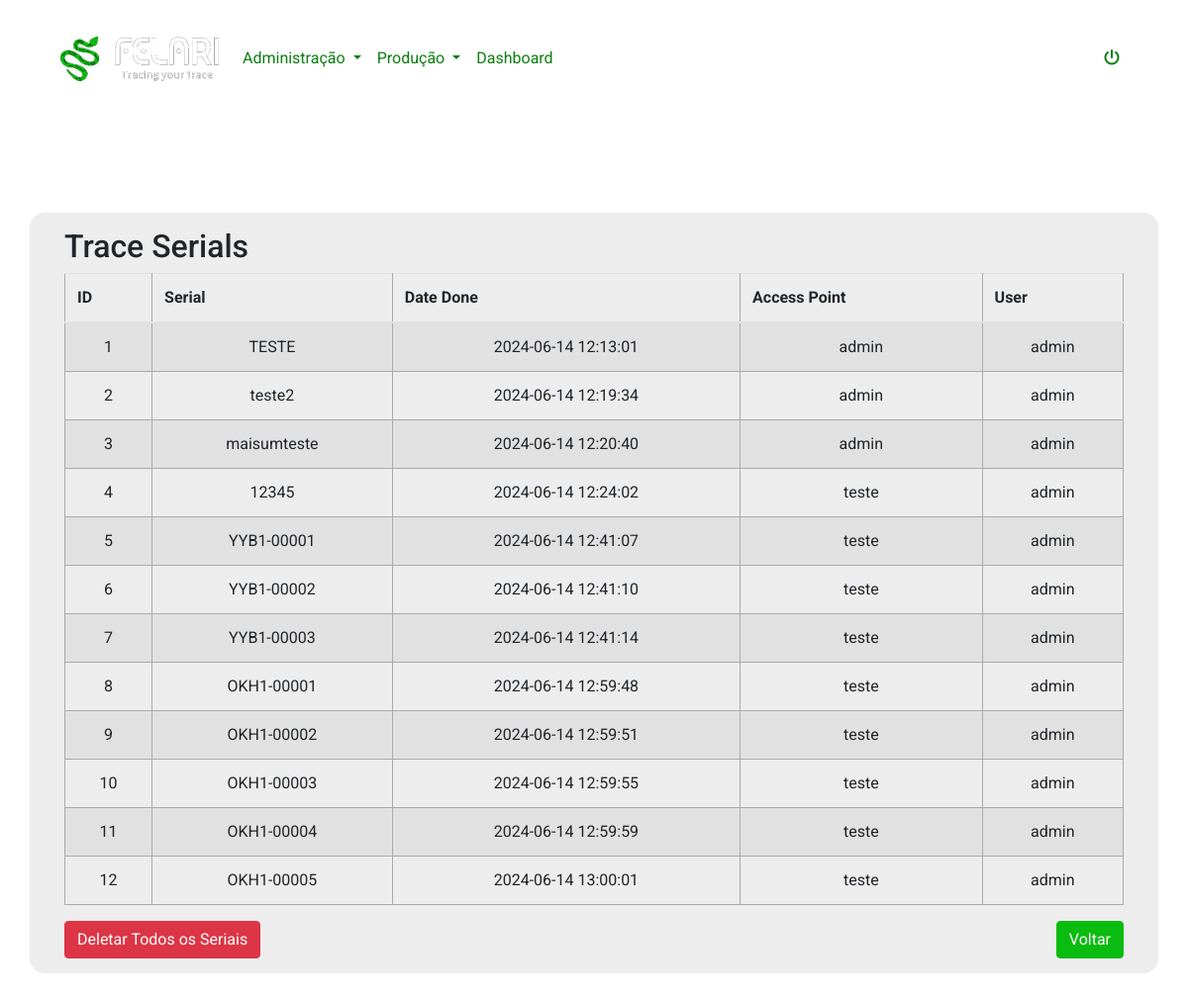
The app's page /trace_serials (signed in), older data.
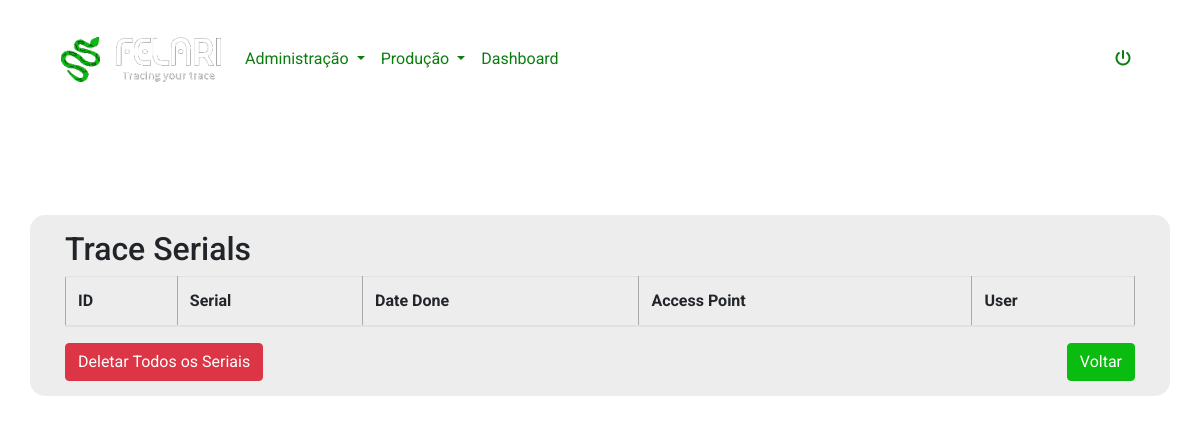
The same page, newer data.
### app.py (models this page shows, shortened)
class TraceSerial(db.Model):
    id = db.Column(db.Integer, primary_key=True)
    serial = db.Column(db.String(50), nullable=False)
    date_done = db.Column(db.DateTime, nullable=False, default=datetime.utcnow)
    access_point = db.Column(db.String(100), nullable=False)
    user = db.Column(db.String(150), nullable=False)
    ordem_id = db.Column(db.Integer, db.ForeignKey('ordem_producao.id'), nullable=False)  # Adicione esta linha
    ordem = db.relationship('OrdemProducao', backref=db.backref('trace_serials', lazy=True))

### app.py (the view)
@app.route('/trace_serials', methods=['GET'])
@login_required
def showTraceSerial():
    form = TaskForm()
    trace_serials = TraceSerial.query.all()
    return render_template('trace_serials.html', trace_serials=trace_serials, form=form)

### app.py (called while the page is built)
@login_manager.user_loader
def load_user(user_id):
    return User.query.get(int(user_id))

### templates/trace_serials.html (shortened to what this page needs)
{% extends 'base.html' %}
{% block body %}
<div class="container my-5 product">
  <div class="row">
    <div class="col-12 product-container">
      <h2>Trace Serials</h2>
      <div class="table-responsive">
        <table class="table table-striped">
            <thead>
                <tr>
                    <th>ID</th>
                    <th>Serial</th>
                    <th>Date Done</th>
                    <th>Access Point</th>
                    <th>User</th>
                </tr>
            </thead>
            <tbody>
                {% for trace in trace_serials %}
                <tr>
                    <td>{{ trace.id }}</td>
                    <td>{{ trace.serial }}</td>
                    <td>{{ trace.date_done.strftime('%Y-%m-%d %H:%M:%S') }}</td>
                    <td>{{ trace.access_point }}</td>
                    <td>{{ trace.user }}</td>
                </tr>
                {% endfor %}
            </tbody>
        </table>
      </div>
      <div class="d-flex align-items-center justify-content-between w-100">
        <form method="POST" action="{{ url_for('delete_all_trace_serials') }}">
          <button type="submit" class="btn btn-danger">Deletar Todos os Seriais</button>
        </form>
        <a class="btn btn-primary" href="{{ url_for('index') }}">Voltar</a>
      </div>
    </div>
  </div>
</div>
{% endblock %}

### templates/base.html (shortened to what this page needs)
<!DOCTYPE html>
<html lang="en">
<head>
    <link rel="stylesheet" href="{{ url_for('static', filename='css/main.css') }}">
  <link rel="stylesheet" href="https://cdn.jsdelivr.net/npm/bootstrap@4.6.2/dist/css/bootstrap.min.css">
</head>
<body>
  {% if loginPage != True %}
        <div class="container navbarContainer py-md-4">
          <nav class="navbar navbar-expand-md">
            <a class="navbar-brand" href="/">
              <img src="../static/img/felariLogo.png" class="img-fluid" style="max-width: 160px;" />
            </a>
            <div class="collapse navbar-collapse" id="navbarNav">
              <ul class="navbar-nav w-100">
                <li class="nav-item dropdown">
                  <a class="nav-link dropdown-toggle" href="#" role="button" data-toggle="dropdown" aria-expanded="false">
                    Administração
                  </a>
                </li>
                <li class="nav-item dropdown">
                  <a class="nav-link dropdown-toggle" href="#" role="button" data-toggle="dropdown" aria-expanded="false">
                    Produção
                  </a>
                </li>
                <li class="nav-item">
                  <a class="nav-link" href="/dashboard">Dashboard</a>
                </li>
                <li class="nav-item ml-md-auto">
                  <a class="nav-link" href="/logout"><i class="fa-solid fa-power-off"></i></a>
                </li>
              </ul>
            </div>
          </nav>
        </div>
    {% endif %}
    <div class="container pt-5">
    </div>
    {% block body %}
    {% endblock %}
</body>
</html>

### static/css/main.css (style rules this page uses)
:root { --verde: #0abb10; --verde-escuro: #0b7e0f; }
.btn-primary { background-color: var(--verde)!important; border-color: var(--verde)!important; }
.navbarContainer .nav-item .nav-link { color: var(--verde-escuro)!important; font-weight: 400; }
body { margin: 0; font-family: "Roboto", sans-serif!important; background-color: transparent!important; background-image: url('../img/common/background.jpg'); background-size: cover; background-position: center; }
table, td, th { border: 1px solid #aaa; }
table { border-collapse: collapse; width: 100%; }
th { height: 30px; padding: 5px; }
.product .product-container { padding: 15px 35px; background-color: #ededed; border-radius: 15px; }

Row changes from the older to the newer data that the page shows:
removed TraceSerial: id "1", serial "TESTE", date_done "2024-06-14 12:13:01", access_point "admin", user "admin"
removed TraceSerial: id "2", serial "teste2", date_done "2024-06-14 12:19:34", access_point "admin", user "admin"
removed TraceSerial: id "3", serial "maisumteste", date_done "2024-06-14 12:20:40", access_point "admin", user "admin"
removed TraceSerial: id "4", serial "12345", date_done "2024-06-14 12:24:02", access_point "teste", user "admin"
removed TraceSerial: id "5", serial "YYB1-00001", date_done "2024-06-14 12:41:07", access_point "teste", user "admin"
removed TraceSerial: id "6", serial "YYB1-00002", date_done "2024-06-14 12:41:10", access_point "teste", user "admin"
removed TraceSerial: id "7", serial "YYB1-00003", date_done "2024-06-14 12:41:14", access_point "teste", user "admin"
removed TraceSerial: id "8", serial "OKH1-00001", date_done "2024-06-14 12:59:48", access_point "teste", user "admin"
removed TraceSerial: id "9", serial "OKH1-00002", date_done "2024-06-14 12:59:51", access_point "teste", user "admin"
removed TraceSerial: id "10", serial "OKH1-00003", date_done "2024-06-14 12:59:55", access_point "teste", user "admin"
removed TraceSerial: id "11", serial "OKH1-00004", date_done "2024-06-14 12:59:59", access_point "teste", user "admin"
removed TraceSerial: id "12", serial "OKH1-00005", date_done "2024-06-14 13:00:01", access_point "teste", user "admin"
